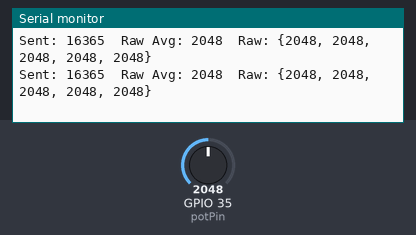
Bench run of a sketch on a simulated ESP32. On the bench: the last lines printed to the serial monitor. Inputs (shaded band) come from the test bench; at power-on: GPIO 35 (potPin) = 2048. USB keyboard and mouse output is not drawn.

Above: at 1.2 s.
1.3 s: GPIO 35 (potPin) set to 2866
At 1.8 s:
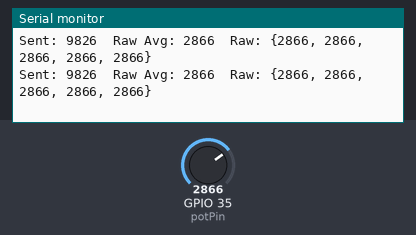
2.8 s: GPIO 35 (potPin) set to 3603
At 3.6 s:
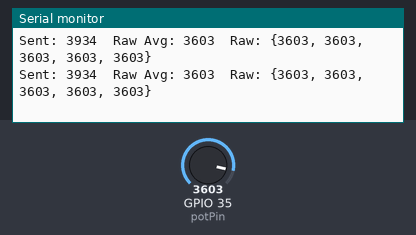
Timing chart, 0 to 5.8 s (numbered marks = the images above; inputs shaded):
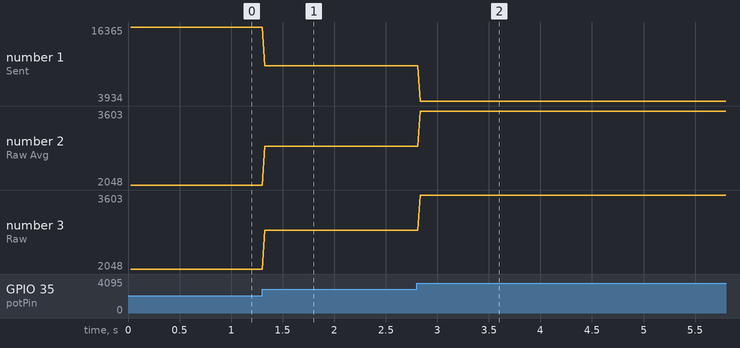

The sketch:

PotAsAxis.ino
```cpp
/*
 * Reads a potentiometer on pin 34 and maps the reading to the X axis
 *
 * Potentiometers can be noisy, so the sketch can take multiple samples to average out the readings
 */

#include <Arduino.h>
#include <BleGamepad.h>

BleGamepad bleGamepad;

const int potPin = 35;                // Potentiometer is connected to GPIO 34 (Analog ADC1_CH6)
const int numberOfPotSamples = 5;     // Number of pot samples to take (to smooth the values)
const int delayBetweenSamples = 4;    // Delay in milliseconds between pot samples
const int delayBetweenHIDReports = 5; // Additional delay in milliseconds between HID reports

void setup()
{
    Serial.begin(115200);
    Serial.println("Starting BLE work!");
    bleGamepad.begin();
}

void loop()
{
    if (bleGamepad.isConnected())
    {
        int potValues[numberOfPotSamples]; // Array to store pot readings
        int potValue = 0;                  // Variable to store calculated pot reading average

        // Populate readings
        for (int i = 0; i < numberOfPotSamples; i++)
        {
            potValues[i] = analogRead(potPin);
            potValue += potValues[i];
            delay(delayBetweenSamples);
        }

        // Calculate the average
        potValue = potValue / numberOfPotSamples;

        // Map analog reading from 0 ~ 4095 to 32737 ~ 0 for use as an axis reading
        int adjustedValue = map(potValue, 0, 4095, 32737, 0);

        // Update X axis and auto-send report
        bleGamepad.setX(adjustedValue);
        delay(delayBetweenHIDReports);

        // The code below (apart from the 2 closing braces) is for pot value degugging, and can be removed
        // Print readings to serial port
        Serial.print("Sent: ");
        Serial.print(adjustedValue);
        Serial.print("\tRaw Avg: ");
        Serial.print(potValue);
        Serial.print("\tRaw: {");

        // Iterate through raw pot values, printing them to the serial port
        for (int i = 0; i < numberOfPotSamples; i++)
        {
            Serial.print(potValues[i]);

            // Format the values into a comma seperated list
            if (i == numberOfPotSamples - 1)
            {
                Serial.println("}");
            }
            else
            {
                Serial.print(", ");
            }
        }
    }
}
```

Measured:
- after the input at 1.3 s, the serial monitor: prints a new line at once (image 1)
- after the input at 2.8 s, the serial monitor: prints a new line at once (image 2)
- plotted number 1: 16365 → 9826 after the input at 1.3 s, 9826 → 3934 after the input at 2.8 s
- plotted number 2: 2048 → 2866 after the input at 1.3 s, 2866 → 3603 after the input at 2.8 s
- plotted number 3: 2048 → 2866 after the input at 1.3 s, 2866 → 3603 after the input at 2.8 s
